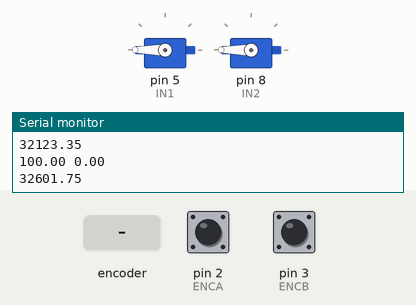
Recording of a sketch running on a simulated Arduino Uno, built with avr-gcc and run on an emulated ATmega328P. Shown: 2 × servo, the last lines printed to the serial monitor. The test bench sets the inputs (shaded band); at power-on: pin 2 (ENCA) HIGH, pin 3 (ENCB) HIGH.

Above: at 1.2 s.
1.3 s: rotary encoder on pin 2 (ENCA) / pin 3 (ENCB) turned 3 steps (first pin leading)
At 3.4 s:
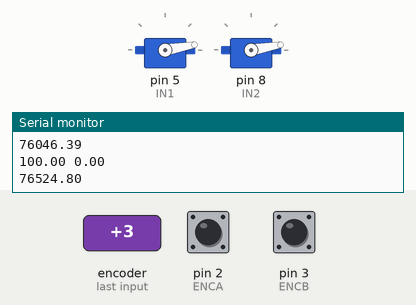
4.3 s: rotary encoder on pin 2 (ENCA) / pin 3 (ENCB) turned 2 steps (second pin leading)
7.5 s: rotary encoder on pin 2 (ENCA) / pin 3 (ENCB) turned 1 step (first pin leading)
At 9.3 s:
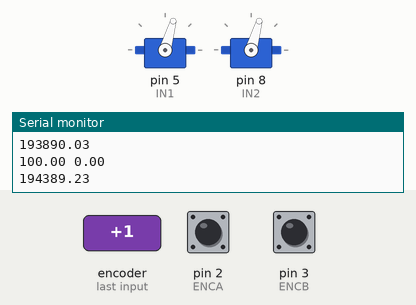
Timing chart, 0 to 16.7 s (numbered marks = the images above; inputs shaded):
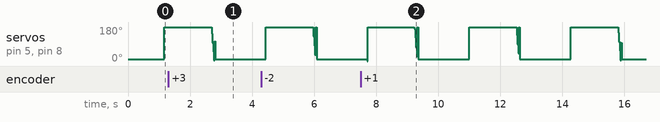

The sketch:

final_pid.ino
```cpp
#include <util/atomic.h>
#include <Servo.h>
// Pins
#define ENCA 2
#define ENCB 3
#define IN1 5
#define IN2 8
Servo wheel1,wheel2;
// globals
long prevT = 0;
int posPrev = 0;
// Use the "volatile" directive for variables
// used in an interrupt
volatile int pos_i = 0;
volatile float velocity_i = 0;
volatile long prevT_i = 0;
float v1Filt = 0;
float v1Prev = 0;
float v2Filt = 0;
float v2Prev = 0;
float eintegral = 0;
void setup() {
  Serial.begin(9600);
  pinMode(ENCA,INPUT_PULLUP);
  pinMode(ENCB,INPUT_PULLUP);
  wheel1.attach(IN1);
  wheel2.attach(IN2);
  attachInterrupt(digitalPinToInterrupt(ENCA),
                  readEncoder,RISING);
}
void loop() {
  // read the position in an atomic block
  // to avoid potential misreads
  int pos = 0;
  float velocity2 = 0;
  ATOMIC_BLOCK(ATOMIC_RESTORESTATE){
    pos = pos_i;
    velocity2 = velocity_i;
  }
  // Compute velocity with method 1
  long currT = micros();
  float deltaT = ((float) (currT-prevT))/1.0e6;
  float velocity1 = (pos - posPrev)/deltaT;
  posPrev = pos;
  prevT = currT;
  // Convert count/s to RPM
  float v1 = velocity1/400.0*60.0;
  float v2 = velocity2/400.0*60.0;
  // Low-pass filter (25 Hz cutoff)
  v1Filt = 0.854*v1Filt + 0.0728*v1 + 0.0728*v1Prev;
  v1Prev = v1;
  v2Filt = 0.854*v2Filt + 0.0728*v2 + 0.0728*v2Prev;
  v2Prev = v2;
  // Set a target
  float vt = 100;
  // Compute the control signal u
  float kp = 100;
  float ki = 200;
  float e = vt-v1Filt;
  eintegral = eintegral + e*deltaT;
  float u = kp*e + ki*eintegral;
  Serial.println(u);
  // Set the motor speed and direction
  int dir = -1;
  if (u<0){
    dir = 1;
  }
  int pwr = (int) fabs(u);
  if(pwr > 80){
    pwr = 80;
  }
  setMotor(dir,pwr);
  Serial.print(vt);
  Serial.print(" ");
  Serial.print(v1Filt);
  Serial.println();
  delay(1);
}
void setMotor(int dir, int pwr){
  wheel1.write(90+(dir*pwr));
  wheel2.write(90+(dir*pwr));
}
void readEncoder(){
  // Read encoder B when ENCA rises
  int b = digitalRead(ENCB);
  int increment = 0;
  if(b>0){
    // If B is high, increment forward
    increment = -1;
  }
  else{
    // Otherwise, increment backward
    increment = 1;
  }
  pos_i = pos_i + increment;
  // Compute velocity with method 2
  long currT = micros();
  float deltaT = ((float) (currT - prevT_i))/1.0e6;
  velocity_i = increment/deltaT;
  prevT_i = currT;
}
```
